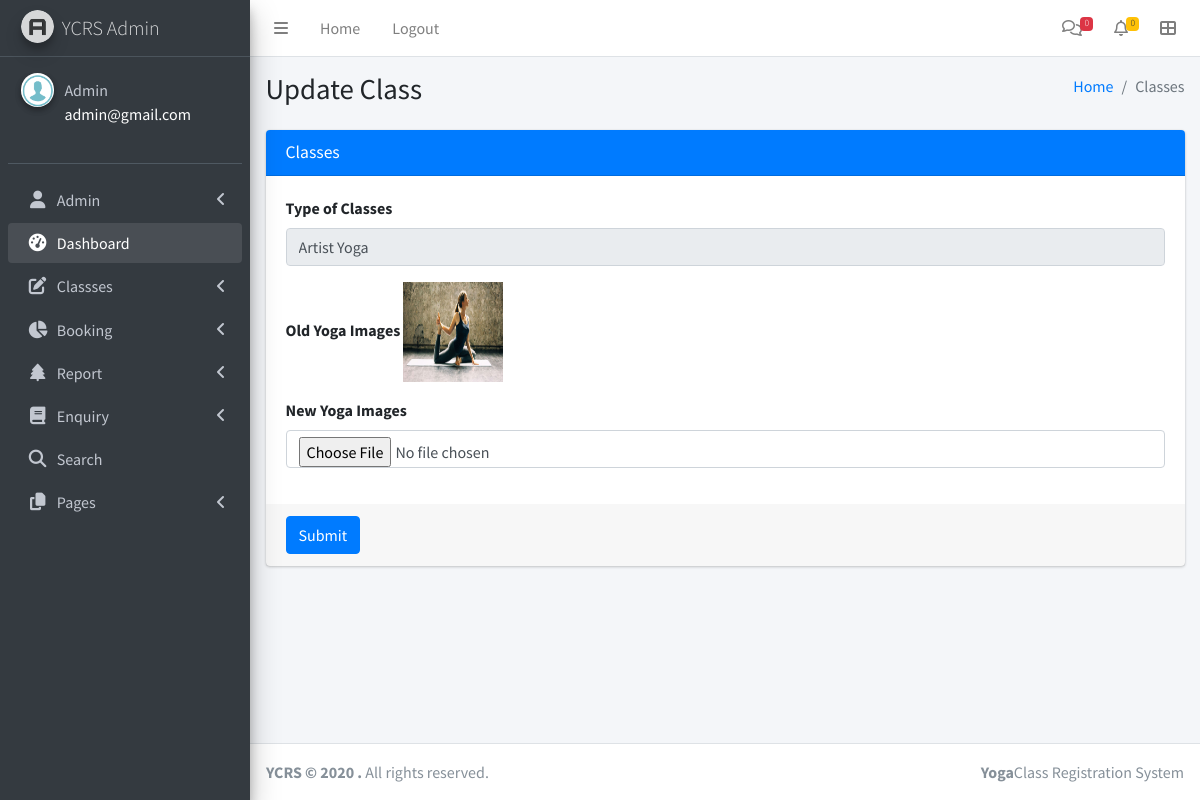
Page /ycrs/admin/changeimage.php?editid=1 (signed in) on the committed database.
### tables this page shows
CREATE TABLE `tblclasses` (
  `ID` int(10) NOT NULL,
  `TypeofClasses` varchar(50) DEFAULT NULL,
  `YogaImages` varchar(100) DEFAULT NULL,
  `DaysTime` varchar(120) DEFAULT NULL,
  `Description` mediumtext DEFAULT NULL,
  `YogaTrainer` varchar(200) DEFAULT NULL,
  `TrainerContactnumber` bigint(10) DEFAULT NULL,
  `ProfilePics` varchar(200) DEFAULT NULL,
  `Fees` decimal(10,2) NOT NULL,
  `ClassDuration` varchar(200) NOT NULL,
  `CreationDate` timestamp NULL DEFAULT current_timestamp()
);

### ycrs/admin/changeimage.php (the view, shortened to what this page needs)
<?php
include('includes/dbconnection.php');
if (strlen($_SESSION['ycrsaid']==0)) {
  header('location:logout.php');
  } else{
  ?>
<!DOCTYPE html>
<html>
<head>
  <link rel="stylesheet" href="plugins/fontawesome-free/css/all.min.css">
  <link rel="stylesheet" href="https://code.ionicframework.com/ionicons/2.0.1/css/ionicons.min.css">
  <link rel="stylesheet" href="dist/css/adminlte.min.css">
</head>
<body class="hold-transition sidebar-mini">
<div class="wrapper">
 <?php include_once('includes/header.php');?>
  <?php include_once('includes/sidebar.php');?>
  <div class="content-wrapper">
    <section class="content-header">
      <div class="container-fluid">
        <div class="row mb-2">
          <div class="col-sm-6">
            <h1>Update Class</h1>
          </div>
          <div class="col-sm-6">
            <ol class="breadcrumb float-sm-right">
              <li class="breadcrumb-item"><a href="dashboard.php">Home</a></li>
              <li class="breadcrumb-item active">Classes</li>
            </ol>
          </div>
        </div>
      </div>
    </section>
    <section class="content">
      <div class="container-fluid">
        <div class="row">
          <div class="col-md-12">
            <div class="card card-primary">
              <div class="card-header">
                <h3 class="card-title">Classes</h3>
              </div>
              <form role="form" method="post" enctype="multipart/form-data">
               <?php
$eid=$_GET['editid'];
$sql="SELECT * from  tblclasses where ID=$eid";
$query = $dbh -> prepare($sql);
$query->execute();
$results=$query->fetchAll(PDO::FETCH_OBJ);
$cnt=1;
if($query->rowCount() > 0)
{
foreach($results as $row)
{               ?>
                <div class="card-body">
                  <div class="form-group">
                    <label for="exampleInputEmail1">Type of Classes</label>
                    <input value="<?php  echo $row->TypeofClasses;?>" class="form-control" readonly='true'></option>
                  </div>
                  <div class="form-group">
                    <label for="exampleInputPassword1">Old Yoga Images</label>
                   <img src="images/<?php echo $row->YogaImages;?>" width="100" height="100" value="<?php  echo $row->YogaImages;?>">
                  </div>
                <div class="form-group">
                    <label for="exampleInputPassword1">New Yoga Images</label>
                   <input type="file" class="form-control" name="image" value="" required='true'>
                  </div>
                </div>
<?php $cnt=$cnt+1;}} ?>
                <div class="card-footer">
                  <button type="submit" class="btn btn-primary" name="submit">Submit</button>
                </div>
              </form>
            </div>
          </div>
        </div>
      </div>
    </section>
  </div>
  <?php include_once('includes/footer.php');?>
</div>
</body>
</html><?php }  ?>

### ycrs/admin/includes/sidebar.php (shortened to what this page needs)
  <aside class="main-sidebar sidebar-dark-primary elevation-4">
    <a href="dashboard.php" class="brand-link">
      <img src="dist/img/AdminLTELogo.png" alt="AdminLTE Logo" class="brand-image img-circle elevation-3"
           style="opacity: .8">
      <span class="brand-text font-weight-light">YCRS Admin</span>
    </a>
    <div class="sidebar">
      <div class="user-panel mt-3 pb-3 mb-3 d-flex">
        <div class="image">
          <img src="dist/img/images.png" class="img-circle elevation-2" alt="User Image">
        </div>
        <div class="info">
          <?php
$aid=$_SESSION['ycrsaid'];
$sql="SELECT AdminName,Email from  tbladmin where ID=:aid";
$query = $dbh -> prepare($sql);
$query->bindParam(':aid',$aid,PDO::PARAM_STR);
$query->execute();
$results=$query->fetchAll(PDO::FETCH_OBJ);
$cnt=1;
if($query->rowCount() > 0)
{
foreach($results as $row)
{               ?>
          <a href="admin-profile.php" class="d-block"><?php  echo $row->AdminName;?></a>
          <p style="color: white"><?php  echo $row->Email;?><?php $cnt=$cnt+1;}} ?></p>
        </div>
      </div>
      <nav class="mt-2">
        <ul class="nav nav-pills nav-sidebar flex-column" data-widget="treeview" role="menu" data-accordion="false">
               <li class="nav-item has-treeview">
            <a href="#" class="nav-link">
              <i class="nav-icon fas fa-user"></i>
              <p>
                Admin
                <i class="right fas fa-angle-left"></i>
              </p>
            </a>
          </li>
          <li class="nav-item has-treeview menu-open">
            <a href="dashboard.php" class="nav-link">
              <i class="nav-icon fas fa-tachometer-alt"></i>
              <p>
                Dashboard
              </p>
            </a>
          </li>
          <li class="nav-item has-treeview">
            <a href="#" class="nav-link">
              <i class="nav-icon fas fa-edit"></i>
              <p>
                Classses
                <i class="fas fa-angle-left right"></i>
              </p>
            </a>
          </li>
          <li class="nav-item has-treeview">
            <a href="#" class="nav-link">
              <i class="nav-icon fas fa-chart-pie"></i>
              <p>
                Booking
                <i class="right fas fa-angle-left"></i>
              </p>
            </a>
          </li>
          <li class="nav-item has-treeview">
            <a href="between-dates-report.php" class="nav-link">
              <i class="nav-icon fas fa-tree"></i>
              <p>
                Report
                <i class="fas fa-angle-left right"></i>
              </p>
            </a>
          </li>
          <li class="nav-item has-treeview">
            <a href="#" class="nav-link">
             <i class="nav-icon fas fa-book"></i>
              <p>
                Enquiry
                <i class="fas fa-angle-left right"></i>
              </p>
            </a>
          </li>
          <li class="nav-item has-treeview">
            <a href="search.php" class="nav-link">
              <i class="nav-icon fas fa-search"></i>
              <p>
              Search
              </p>
            </a>
          </li>
        <li class="nav-item has-treeview">
            <a href="#" class="nav-link">
              <i class="nav-icon fas fa-copy"></i>
              <p>
                Pages
                <i class="fas fa-angle-left right"></i>
              </p>
            </a>
          </li>
        </ul>
      </nav>
    </div>
  </aside>

### rows in the picture
tblclasses: TypeofClasses "Artist Yoga", YogaImages (picture)

### other values in the picture
$newenq "0"
$newbooking "0"
$row->AdminName "Admin"
$row->Email "admin@gmail.com"
